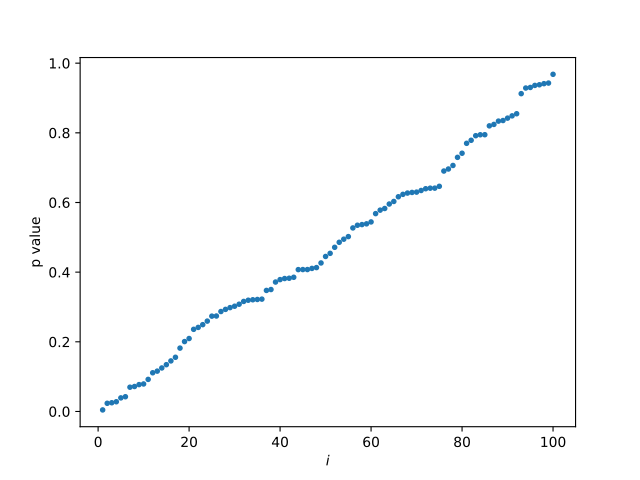

This chart was generated by the following Python code:
p_values = np.sort(p_values)
i = np.arange(1, N+1) # the 1-based i index of the p values, as in p(i)
plt.plot(i, p_values, '.')
# [...]
plt.xlabel('$i$')
# <...>
plt.ylabel('p value')
# <...>
